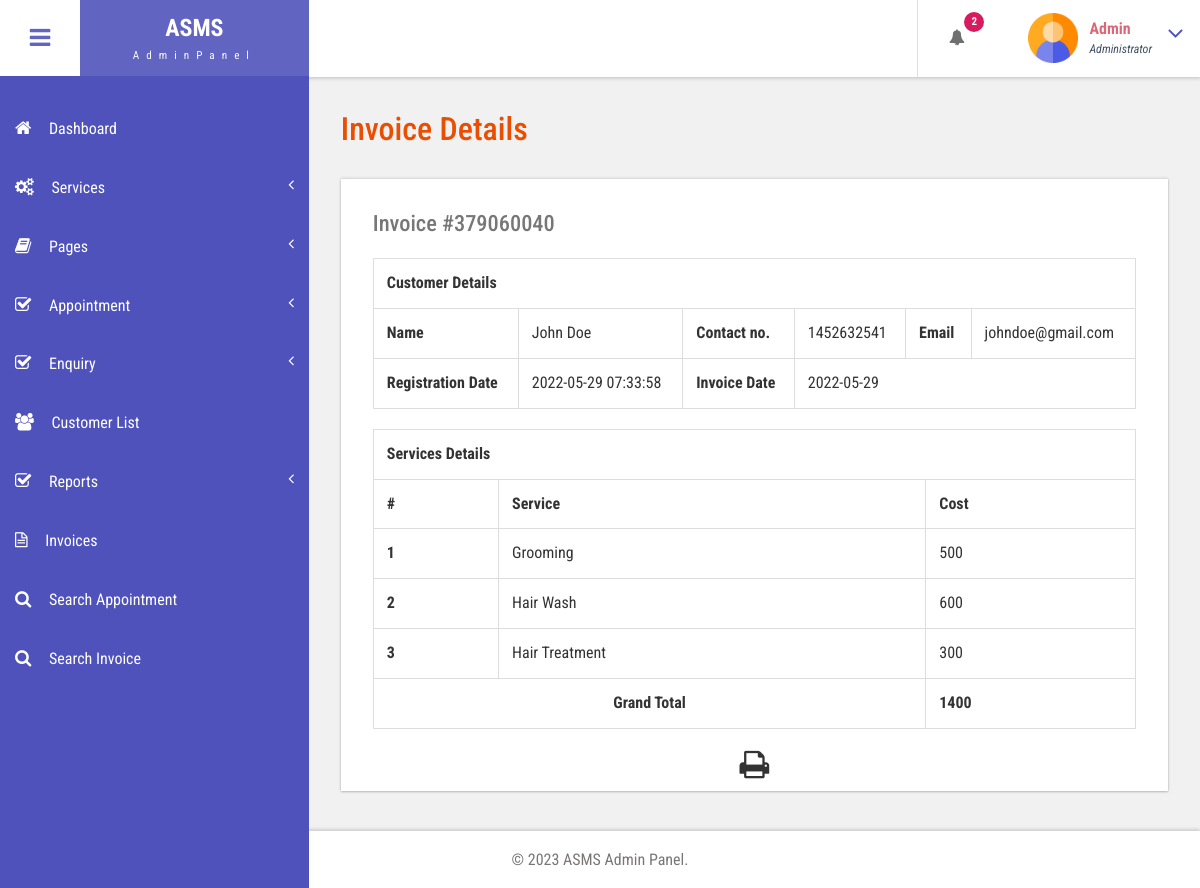
Page /admin/view-invoice.php?invoiceid=379060040 (signed in) on the committed database.
### tables this page shows
CREATE TABLE `tblservices` (
  `ID` int(10) NOT NULL,
  `ServiceName` varchar(200) DEFAULT NULL,
  `ServiceDescription` mediumtext DEFAULT NULL,
  `Cost` int(10) DEFAULT NULL,
  `Image` varchar(200) DEFAULT NULL,
  `CreationDate` timestamp NULL DEFAULT current_timestamp()
);

### admin/view-invoice.php (the view, shortened to what this page needs)
<?php
include('includes/dbconnection.php');
if (strlen($_SESSION['bpmsaid']==0)) {
  header('location:logout.php');
  } else{
  ?>
<!DOCTYPE HTML>
<html>
<head>
<link href="css/bootstrap.css" rel='stylesheet' type='text/css' />
<link href="css/style.css" rel='stylesheet' type='text/css' />
<link href="css/font-awesome.css" rel="stylesheet">
<link href="css/animate.css" rel="stylesheet" type="text/css" media="all">
<link href="css/custom.css" rel="stylesheet">
</head>
<body class="cbp-spmenu-push">
	<div class="main-content">
		 <?php include_once('includes/sidebar.php');?>
		 <?php include_once('includes/header.php');?>
		<div id="page-wrapper">
			<div class="main-page">
				<div class="tables" id="exampl">
					<h3 class="title1">Invoice Details</h3>
	<?php
	$invid=intval($_GET['invoiceid']);
$ret=mysqli_query($con,"select DISTINCT  date(tblinvoice.PostingDate) as invoicedate,tbluser.FirstName,tbluser.LastName,tbluser.Email,tbluser.MobileNumber,tbluser.RegDate
	from  tblinvoice
	join tbluser on tbluser.ID=tblinvoice.Userid
	where tblinvoice.BillingId='$invid'");
while ($row=mysqli_fetch_array($ret)) {
?>
					<div class="table-responsive bs-example widget-shadow">
						<h4>Invoice #<?php echo $invid;?></h4>
						<table class="table table-bordered" width="100%" border="1">
<tr>
<th colspan="6">Customer Details</th>
</tr>
							 <tr>
								<th>Name</th>
								<td><?php echo $row['FirstName']?> <?php echo $row['LastName']?></td>
								<th>Contact no.</th>
								<td><?php echo $row['MobileNumber']?></td>
								<th>Email </th>
								<td><?php echo $row['Email']?></td>
							</tr>
							 <tr>
								<th>Registration Date</th>
								<td><?php echo $row['RegDate']?></td>
								<th>Invoice Date</th>
								<td colspan="3"><?php echo $row['invoicedate']?></td>
							</tr>
<?php }?>
</table>
<table class="table table-bordered" width="100%" border="1">
<tr>
<th colspan="3">Services Details</th>
</tr>
<tr>
<th>#</th>
<th>Service</th>
<th>Cost</th>
</tr>
<?php
$ret=mysqli_query($con,"select tblservices.ServiceName,tblservices.Cost
	from  tblinvoice
	join tblservices on tblservices.ID=tblinvoice.ServiceId
	where tblinvoice.BillingId='$invid'");
$cnt=1;
while ($row=mysqli_fetch_array($ret)) {
	?>
<tr>
<th><?php echo $cnt;?></th>
<td><?php echo $row['ServiceName']?></td>
<td><?php echo $subtotal=$row['Cost']?></td>
</tr>
<?php
$cnt=$cnt+1;
$gtotal+=$subtotal;
} ?>
<tr>
<th colspan="2" style="text-align:center">Grand Total</th>
<th><?php echo $gtotal?></th>
</tr>
</table>
  <p style="margin-top:1%"  align="center">
  <i class="fa fa-print fa-2x" style="cursor: pointer;"  OnClick="CallPrint(this.value)" ></i>
</p>
					</div>
				</div>
			</div>
		</div>
		 <?php include_once('includes/footer.php');?>
	</div>
</body>
</html>
<?php }  ?>

### admin/includes/header.php (shortened to what this page needs)
<div class="sticky-header header-section ">
      <div class="header-left">
        <button id="showLeftPush"><i class="fa fa-bars"></i></button>
        <div class="logo">
          <a href="index.html">
            <h1>ASMS</h1>
            <span>AdminPanel</span>
          </a>
        </div>
      </div>
      <div class="header-right">
        <div class="profile_details_left">
          <ul class="nofitications-dropdown">
            <?php
$ret1=mysqli_query($con,"select tbluser.FirstName,tbluser.LastName,tblbook.ID as bid,tblbook.AptNumber from tblbook join tbluser on tbluser.ID=tblbook.UserID where tblbook.Status is null");
$num=mysqli_num_rows($ret1);
?>
            <li class="dropdown head-dpdn">
              <a href="#" class="dropdown-toggle" data-toggle="dropdown" aria-expanded="false"><i class="fa fa-bell"></i><span class="badge blue"><?php echo $num;?></span></a>
            </li>
          </ul>
          <div class="clearfix"> </div>
        </div>
        <div class="profile_details">
        <?php
$adid=$_SESSION['bpmsaid'];
$ret=mysqli_query($con,"select AdminName from tbladmin where ID='$adid'");
$row=mysqli_fetch_array($ret);
$name=$row['AdminName'];
?>
          <ul>
            <li class="dropdown profile_details_drop">
              <a href="#" class="dropdown-toggle" data-toggle="dropdown" aria-expanded="false">
                <div class="profile_img">
                  <span class="prfil-img"><img src="images/admin.png" alt="" width="50" height="50"> </span>
                  <div class="user-name">
                    <p><?php echo $name; ?></p>
                    <span>Administrator</span>
                  </div>
                  <i class="fa fa-angle-down lnr"></i>
                  <div class="clearfix"></div>
                </div>
              </a>
            </li>
          </ul>
        </div>
      </div>
      <div class="clearfix"> </div>
    </div>

### admin/css/style.css (style rules this page uses)
h4, h5, h6, h1, h2, h3 { margin: 0; }
ul, ol { margin: 0; }
p { margin: 0; }
html, body { font-family: 'Roboto Condensed', sans-serif; font-size: 100%; overflow-x: hidden; background: #fff; }
body a { transition: 0.5s all ease; -webkit-transition: 0.5s all ease; -moz-transition: 0.5s all ease; -o-transition: 0.5s all ease; -ms-transition: 0.5s all ease; text-decoration:none; }
h1,h2,h3,h4,h5,h6 { margin:0; }
p { margin:0; }
ul,label { margin:0; padding:0; }
.main-content { position: relative; }
.sticky-header { position: fixed; top: 0; left:0px; width: 100%; z-index: 100; }
.header-section { background:#FFF; box-shadow: 1px 1px 4px rgba(0, 0, 0, 0.21); -webkit-box-shadow: 1px 1px 4px rgba(0, 0, 0, 0.21); -moz-box-shadow: 1px 1px 4px rgba(0, 0, 0, 0.21); -o-box-shadow: 1px 1px 4px rgba(0, 0, 0, 0.21); }
.header-section::after { clear: both; display: block; content: ''; }
.header-left { float: left; width: 45%; }
.header-right { float: right; }
button#showLeftPush { font-size: 1.5em; width: 80px; padding: 0.87em 0; text-align: center; cursor: pointer; float: left; color: #6F6F6F; -moz-transition: all 0.2s ease-out 0s; -webkit-transition: all 0.2s ease-out 0s; transition: all 0.2s ease-out 0s; border: none; background-color: #fff; outline:none; }
.cbp-spmenu-push { overflow-x: hidden; position: relative; }
.cbp-spmenu, .cbp-spmenu-push { -webkit-transition: all 0.3s ease; -moz-transition: all 0.3s ease; transition: all 0.3s ease; }
.cbp-spmenu-push div#page-wrapper { margin: 0 0 0 19.3em; transition:.5s all; -webkit-transition:.5s all; -moz-transition:.5s all; }
.fa { display: inline-block; font-family: FontAwesome; font-style: normal; font-weight: normal; line-height: 1; -webkit-font-smoothing: antialiased; -moz-osx-font-smoothing: grayscale; }
.logo { background: #6164C1; text-align: center; float: left; }
.logo a { padding: 0.9em 3.3em .7em; display: block; text-decoration: none; }
.logo a h1 { color: #fff; font-size: 1.5em; line-height: 1.2em; font-weight: 700; }
.logo a span { color: #F8F8F8; font-size: .7em; text-align: center; letter-spacing: 7px; }
.profile_details_left { float: left; }
li.dropdown.head-dpdn { display: inline-block; padding: 1.7em 0; border-left: 1px solid #E0E0E0; float: left; }
li.dropdown.head-dpdn a.dropdown-toggle { padding: 1.7em 2em; }
i.fa.fa-bell { color:#6F6F6F; }
.header-right span.badge { font-size: 11px; font-weight: bold; color: #FFF; background: #8BC34A; line-height: 15px; width: 20px; height: 20px; border-radius: 2em; -webkit-border-radius: 2em; -moz-border-radius: 2em; -o-border-radius: 2em; text-align: center; display: inline-block; position: absolute; top: 16%; padding: 2px 0 0; }
.header-right span.blue { background-color:#D81B60; }
.profile_details { float: right; }
.profile_details_drop a.dropdown-toggle { display:block; padding: 0.8em 3em 0 2em; }
.profile_img span.prfil-img { float:left; }
.user-name { float:left; margin-top:8px; margin-left:11px; height:35px; }
.profile_details ul li { list-style-type:none; position:relative; }
.profile_details li a i.fa.lnr { position: absolute; top: 34%; right: 8%; color: #4F52BA; font-size: 1.6em; }
.user-name p { font-size:1em; color:#DD6777; line-height:1em; font-weight:700; }
.user-name span { font-size: .75em; font-style: italic; color: #424f63; font-weight: normal; margin-top: .3em; }
.widget-shadow { background-color: #fff; box-shadow: 0 -1px 3px rgba(0,0,0,.12),0 1px 2px rgba(0,0,0,.24); -webkit-box-shadow: 0 -1px 3px rgba(0,0,0,.12),0 1px 2px rgba(0,0,0,.24); -moz-box-shadow: 0 -1px 3px rgba(0,0,0,.12),0 1px 2px rgba(0,0,0,.24); }
h3.title1 { font-size: 2em; color: #e94e02; margin-bottom: 0.8em; }
.table > thead > tr > th, .table > tbody > tr > th, .table > tfoot > tr > th, .table > thead > tr > td, .table > tbody > tr > td, .table > tfoot > tr > td { border-top: none; }
.tables h4 { font-size: 1.4em; margin-bottom: 1em; color: #777777; }
.tables .panel-body ,.tables .bs-example { padding: 2em 2em 0.5em; }
.tables .table > thead > tr > th, .tables .table > tbody > tr > th, .tables .table > tfoot > tr > th, .tables .table > thead > tr > td, .tables .table > tbody > tr > td, .tables .table > tfoot > tr > td { padding: 13px; border-top: 1px solid #E0E0E0; }
.bs-example { margin-top: 2em; }

### admin/css/custom.css (style rules this page uses)
#page-wrapper { padding:7em 2em 2.5em; background-color: #F1F1F1; }

### rows in the picture
tblservices: ServiceName "Grooming", Cost "500"
tblservices: ServiceName "Hair Wash", Cost "600"
tblservices: ServiceName "Hair Treatment", Cost "300"

### other values in the picture
$num "2"
$name "Admin"
$row['FirstName'] "John"
$row['LastName'] "Doe"
$row['MobileNumber'] "1452632541"
$row['Email'] "johndoe@gmail.com"
$row['RegDate'] "2022-05-29 07:33:58"
$row['invoicedate'] "2022-05-29"
$gtotal "1400"
